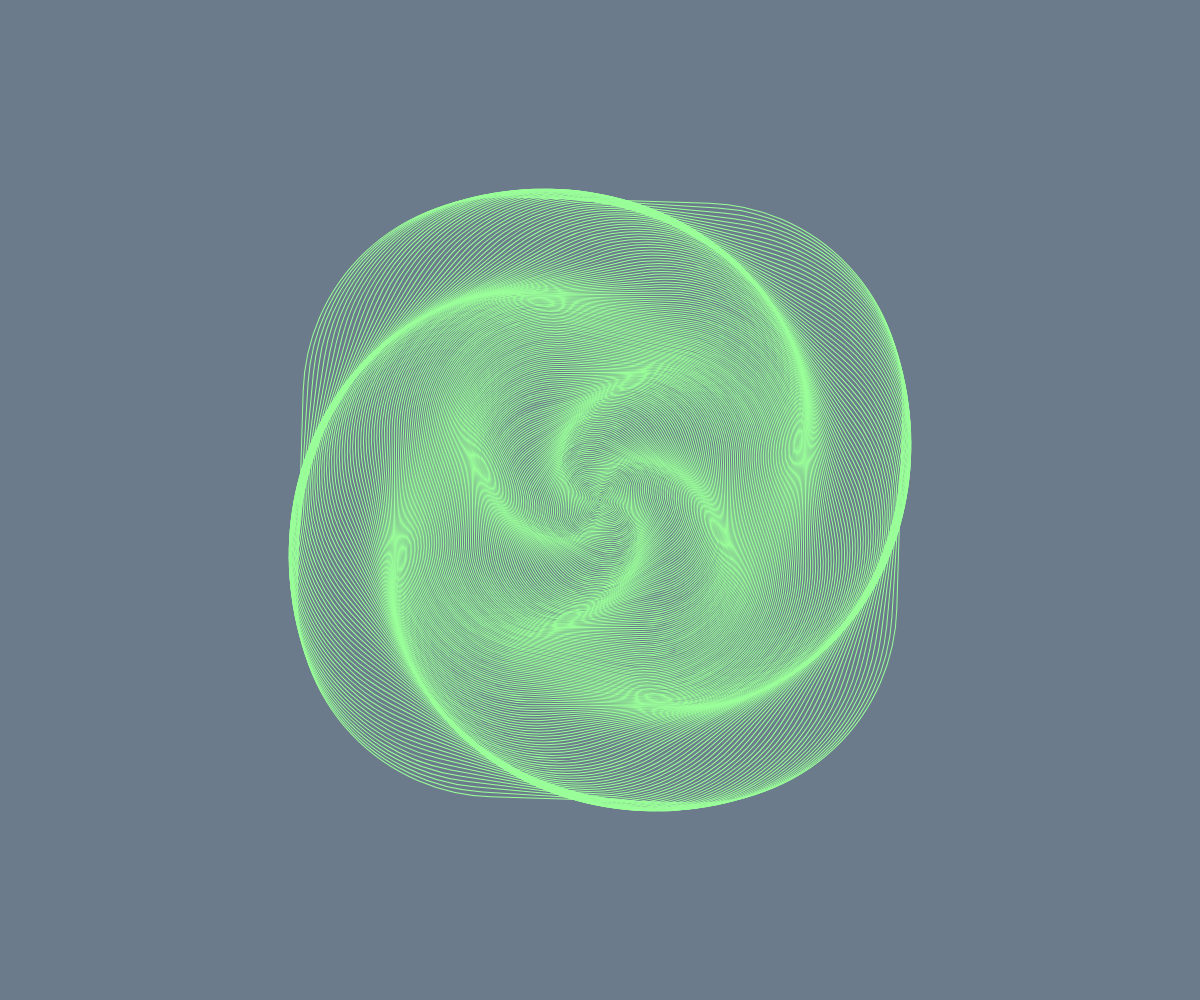
Frame 1 (no input)
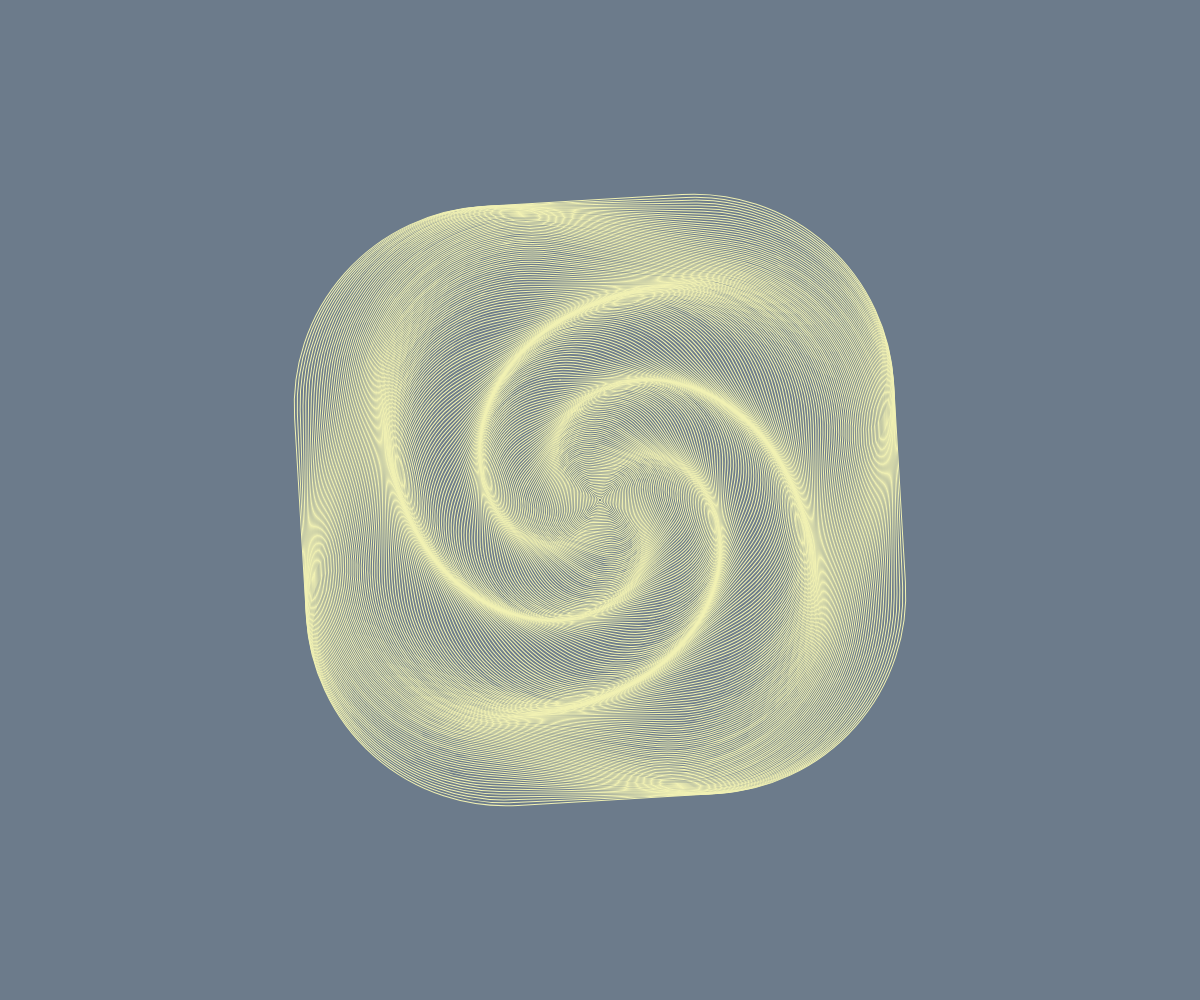
Frame 60 (no input)
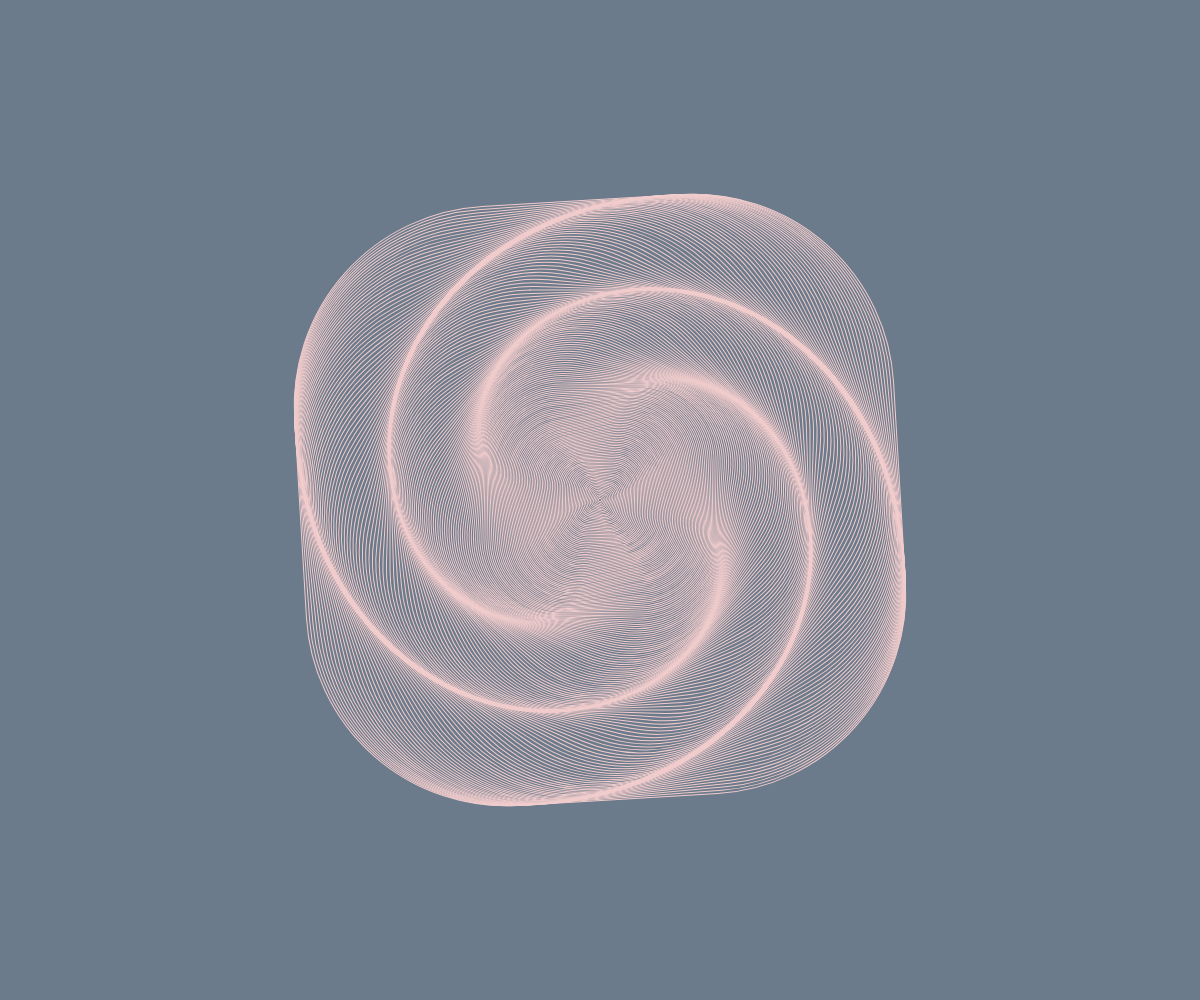
Frame 120 (the mouse pressed at the canvas centre since frame 60)

The p5.js sketch that drew these frames (run headless with seeded random() and noise() and a simulated clock; from frame 60 on, the mouse is pressed at the canvas centre):

// p5.js sketch
// ── sketch.js
function setup() {
    createCanvas(windowWidth, windowHeight);

    angleMode(DEGREES)
    rectMode(CENTER)
}

function draw() {
    background(108, 123, 139);
    noFill()


    translate(width / 2, height / 2)

    for (var i = 0; i < 200; i++) {
        push()

        rotate(sin(frameCount + i) * 100)

        var r = map(sin(frameCount), -1, 1, 50, 255)
        var g = map(cos(frameCount / 2), -1, 1, 50, 255)
        var b = map(sin(frameCount / 4), -1, 1, 50, 255)

        stroke(r, g, b)

        rect(0, 0, 600 - i * 3, 600 - i * 3, 200 - i)

        pop()
    }

}
